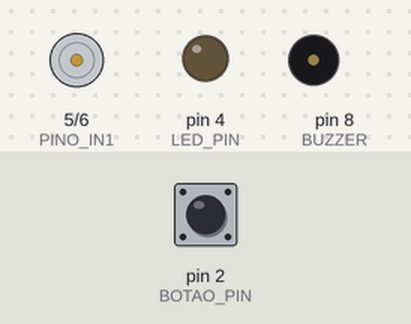
This sketch was run on a simulated Arduino Uno, built with avr-gcc and run on an emulated ATmega328P. On the bench: motor-driver pin pairs drawn as motors (green arrow = first pin HIGH = forward, orange = second pin HIGH = backward, longer = more drive), output pins drawn as LEDs (lit = HIGH), buzzer (waves = sounding). The test bench sets the inputs (shaded band); at power-on: pin 2 (BOTAO_PIN) HIGH.

Above: at 1.2 s.
1.3 s: pin 2 (BOTAO_PIN) pulled LOW for 0.15 s
At 1.37 s:
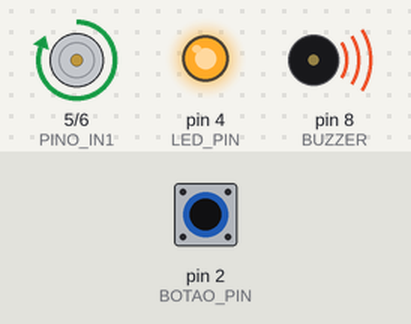
2.9 s: pin 2 (BOTAO_PIN) pulled LOW for 3.2 s
At 6.9 s:
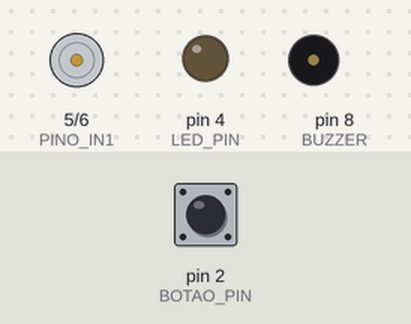
Timing chart, 0 to 8.4 s (numbered marks = the images above; inputs shaded):
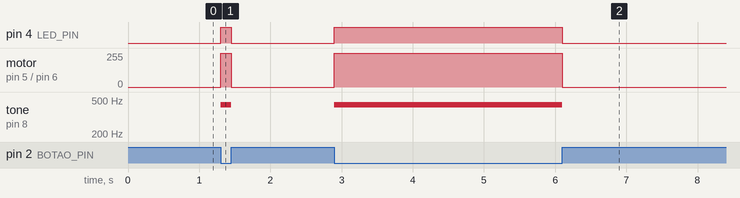

The sketch:

basetest1.ino
```cpp
#define PINO_IN1 5    // Motor horário
#define PINO_IN2 6    // Motor anti‑horário
#define BOTAO_PIN 2   // Botão (comum ao GND, pull‑up interno)
#define LED_PIN   4   // LED -> resistor -> D4
#define BUZZER    8   // Buzzer

void setup() {
  pinMode(PINO_IN1, OUTPUT);
  pinMode(PINO_IN2, OUTPUT);
  pinMode(BOTAO_PIN, INPUT_PULLUP); // evita resistor externo no botão
  pinMode(LED_PIN, OUTPUT);
  pinMode(BUZZER, OUTPUT);
}

void loop() {
  bool botaoPressionado = (digitalRead(BOTAO_PIN) == LOW); // LOW = apertado

  if (botaoPressionado) {
    // Acende LED e aciona motor + buzzer
    digitalWrite(LED_PIN, HIGH);
    tone(BUZZER, 440);          // soa enquanto o botão estiver pressionado
    analogWrite(PINO_IN1, 255); // motor sentido horário
    digitalWrite(PINO_IN2, LOW);
  } else {
    // Desliga tudo
    digitalWrite(LED_PIN, LOW);
    noTone(BUZZER);
    digitalWrite(PINO_IN1, LOW);
    digitalWrite(PINO_IN2, LOW);
  }
}
```

Measured:
- after the input at 1.3 s, pin 4 (LED_PIN): LOW → HIGH at once, → LOW 0.15 s later; motor on pin 5 (PINO_IN1) / pin 6 (PINO_IN2): stopped → forward 255/255 at once, → stopped 0.15 s later; tone on pin 8 (BUZZER): silent → 440 Hz at once, → silent 0.15 s later
- after the input at 2.9 s, pin 4 (LED_PIN): LOW → HIGH at once, → LOW 3.2 s later; motor on pin 5 (PINO_IN1) / pin 6 (PINO_IN2): stopped → forward 255/255 at once, → stopped 3.2 s later; tone on pin 8 (BUZZER): silent → 440 Hz at once, → silent 3.2 s later
